Frame 1 (no input): blank canvas, image omitted
Frame 60 (the mouse pressed at the canvas centre just before this capture): blank canvas, image omitted
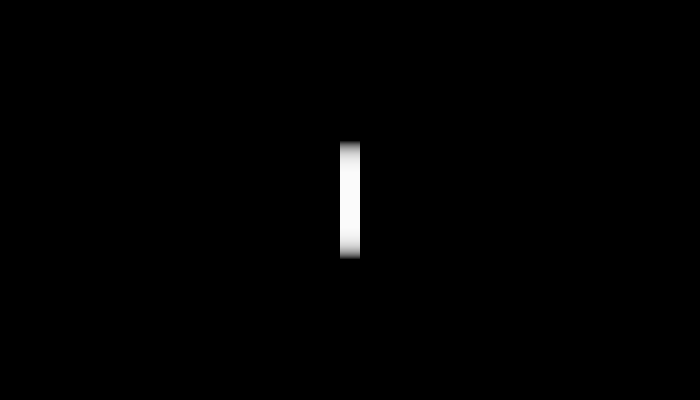
Frame 120 (the mouse held since frame 60 and released just before this capture)

The Processing sketch whose frames 1 and 60 were blank and that drew this single picture after the mouse press (run headless with seeded random() and noise(); from frame 60 on, the mouse is pressed at the canvas centre):

// Processing sketch: processing_36740
// ── processing_36740.pde

float rot = PI/3;
float width = 20;
float height = 0;

void setup() {
  size(700, 400);
  background(0);
  smooth();
  noStroke();
  fill(255, 30);
}

void draw() {
  if (mousePressed == true) {
    rectMode(CENTER);
    rect(mouseX, 200, width, height);
    rotate(rot);
    if (height<350) {
      height = height + 2;
    }
    rot = rot + 0.01;
  }
}

//void mouseClicked() {
//  rectMode(CENTER);
//  rect(mouseX, 200, width, height);
//  if (height<350) {
//    height = height + 2;
//  }
//}
